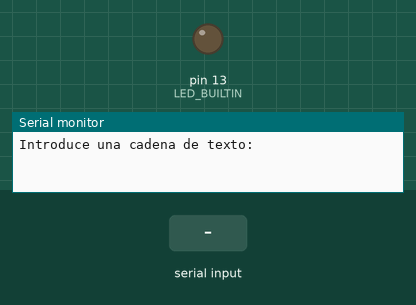
Recording of a sketch running on a simulated Arduino Uno, built with avr-gcc and run on an emulated ATmega328P. Parts: output pins drawn as LEDs (lit = HIGH), the last lines printed to the serial monitor. The inputs (shaded band) are chosen by the test bench.

Above: at 1.2 s.
1.3 s: "enciende" received over Serial
At 2.3 s:
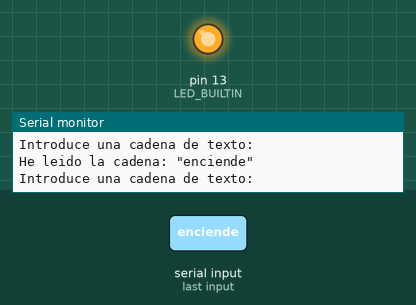
2.8 s: "apaga" received over Serial
At 4.0 s:
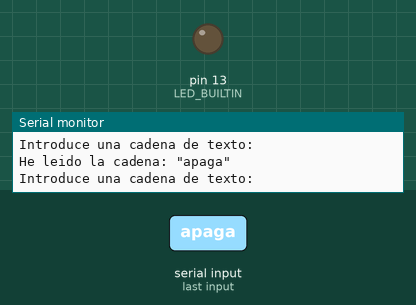
Timing chart, 0 to 5.8 s (numbered marks = the images above; inputs shaded):
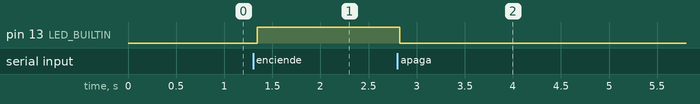

The sketch:

Ejercicio11-EncenderLedSerie.ino
```cpp
/*
  Interactivo
*/
String leido = "";

void setup() {
  Serial.begin(9600);
  Serial.println("Introduce una cadena de texto: ");

  pinMode(LED_BUILTIN, OUTPUT);
  digitalWrite(LED_BUILTIN, LOW);
}

void loop() {
  if (Serial.available() > 0) {
    leido = ""; //vacio lo leido
    do {
      char caracter_leido;
      delay(5);
      caracter_leido = Serial.read();
      leido += caracter_leido;
    }  while (Serial.available() > 0);

    Serial.println("He leido la cadena: \"" + leido + "\"");

    if (leido.startsWith("enciende"))
    //if (leido == "enciende")
      digitalWrite(LED_BUILTIN, HIGH);

    if (leido.startsWith("apaga"))
    //if (leido == "apaga")
      digitalWrite(LED_BUILTIN, LOW);

    Serial.println("Introduce una cadena de texto: ");
  }
}
```

Measured:
- after the input at 1.3 s, pin 13 (LED_BUILTIN): LOW → HIGH at once
- after the input at 2.8 s, pin 13 (LED_BUILTIN): HIGH → LOW at once
